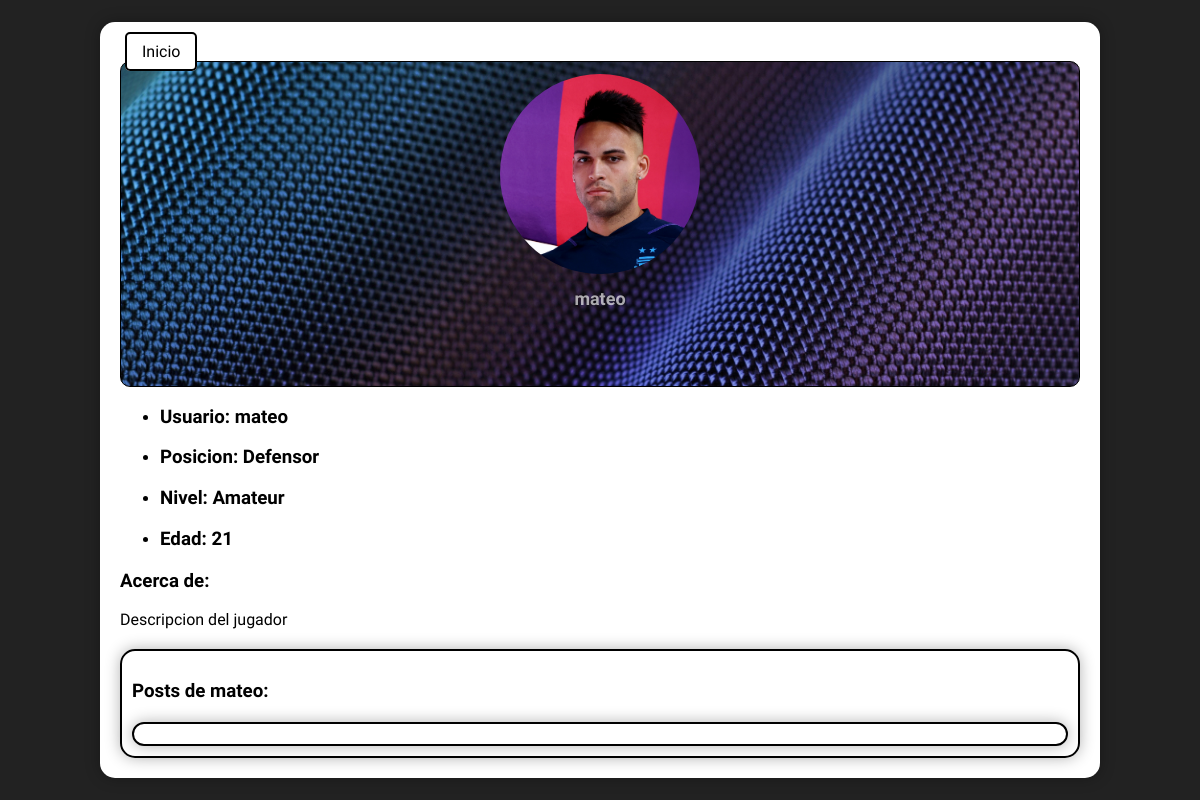
Screenshot of /profile/mateo/ (signed in) with the database file from the repository.
### sitio/models.py (models this page shows)
class Profile(models.Model):
    user = models.ForeignKey(User, on_delete=models.CASCADE,null = True, blank = True)
    image = models.ImageField(upload_to="Profiles_Images", default='user.png')
    posicion = models.ForeignKey(Posicion, on_delete=models.CASCADE, null=True, blank=True)
    nivel = models.ForeignKey(Nivel, on_delete=models.CASCADE, null=True, blank=True)
    edad = models.IntegerField(null=True, blank=True)

class Posicion(models.Model):
    nombre = models.CharField(max_length=50, null=True, blank=True)
    def __str__(self):
        return self.nombre

class Nivel(models.Model):
    nombre = models.CharField(max_length=50, null=True, blank=True)
    def __str__(self):
        return self.nombre

### sitio/views.py (the view)
# urls.py: path('profile/<str:username>/', views.profile, name='profile'),
@login_required
def profile(request, username=None):
    current_user = request.user
    if username and username != current_user.username:
        user = User.objects.get(username=username)
        posts = user.posts.all()
    else:
        posts = current_user.posts.all()
        user = current_user
    profile = Profile.objects.get(user=user)
    return render(request, 'profile.html', {'user':user, 'posts':posts, 'profile':profile})

### sitio/templates/profile.html (shortened to what this page needs)
{% block contenido %}
{% load static %}
<head>
	<link rel="stylesheet" type="text/css" href='{% static "css/style_profile.css"%}'>
</head>
<body>
    <div class="background"></div>
    <div class="container">
        <a class="button" href="/">Inicio</a>
        <div class="header" style="background-image: url('/media/default_background.jpg');">
            <img class="avatar" src={{user.profile_set.get.image.url}}>
            <h1 class="user-name">{{ user.username }}</h1>
        </div>
        <ul>
            <li>
                <h3> Usuario: {{user.username}}</h3>
            </li>
            <li>
                <h3> Posicion: {{profile.posicion}}</h3>
            </li>
            <li>
                <h3> Nivel: {{profile.nivel}}</h3>
            </li>
            <li>
                <h3> Edad: {{profile.edad}}</h3>
            </li>
        </ul>
        <div class="descripcion">
            <h3>Acerca de: </h3>
            <p>
                Descripcion del jugador
            </p>
        </div>
        <div class="posteos">
            <h3>Posts de {{ user.username }}:</h3>
            <div class="posteos" encrypte="multipart/from-data">
            </div>
        </div>
    </div>
</body>
{% endblock %}

### sitio/static/css/style_profile.css (style rules this page uses)
* { font-family: 'Ubuntu Condensed', sans-serif; }
body { margin: 0; min-height: 100vh; background: #222; display: flex; justify-content: center; align-items: center; }
.background { position: absolute; top: 0; left: 0; width: 100%; height: 100%; background: #222; z-index: -1; }
.container { background: white; padding: 20px; border-radius: 15px; box-shadow: 0 0 15px rgba(0, 0, 0, 0.3); width: 80%; max-width: 1200px; position: relative; z-index: -1; }
.button { background-color: white; color: black; border: 2px solid black; padding: 8px 15px; border-radius: 5px; margin: 0 5px; text-decoration: none; transition: background-color 0.3s, color 0.3s; }
.header { text-align: center; height: 300px; padding: 12px; border: 1px solid black; border-radius: 10px; background-size: cover; background-position: center; }
.avatar { width: 200px; height: 200px; border-radius: 100px; overflow: hidden; display: block; margin: 0 auto; object-fit: cover; }
.user-name { font-size: 18px; margin-top: 14px; color: rgba(255, 255, 255, 0.651) }
.descripcion { margin-top: 20px; }
.posteos { border: 2px solid black; border-radius: 15px; padding: 10px; margin-top: 20px; box-shadow: 0 0 15px rgba(0, 0, 0, 0.3); }

### rows the page displays
Profile: posicion "Defensor", nivel "Amateur", edad "21"

### other values shown
{{ user.username }} "mateo"
